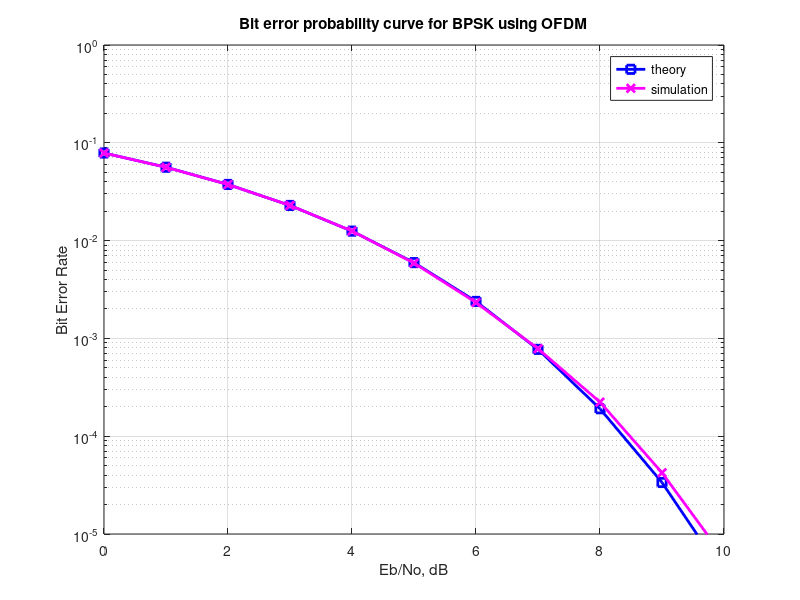

Write MATLAB code to recreate this figure.
clear all
nFFT = 64; % fft size
nDSC = 52; % number of data subcarriers
nBitPerSym = 52; % number of bits per OFDM symbol (same as the number of subcarriers for BPSK)
nSym = 10^4; % number of symbols
EbN0dB = [0:10]; % bit to noise ratio
EsN0dB = EbN0dB + 10*log10(nDSC/nFFT) + 10*log10(64/80); % converting to symbol to noise ratio
for ii = 1:length(EbN0dB)
% Transmitter
ipBit = rand(1,nBitPerSym*nSym) > 0.5; % random 1's and 0's
ipMod = 2*ipBit-1; % BPSK modulation 0 --> -1, 1 --> +1
ipMod = reshape(ipMod,nBitPerSym,nSym).'; % grouping into multiple symbolsa
% Assigning modulated symbols to subcarriers from [-26 to -1, +1 to +26]
xF = [zeros(nSym,6) ipMod(:,[1:nBitPerSym/2]) zeros(nSym,1) ipMod(:,[nBitPerSym/2+1:nBitPerSym]) zeros(nSym,5)] ;
% Taking FFT, the term (nFFT/sqrt(nDSC)) is for normalizing the power of transmit symbol to 1
xt = (nFFT/sqrt(nDSC))*ifft(fftshift(xF.')).';
% Appending cylic prefix
xt = [xt(:,[49:64]) xt];
% Concatenating multiple symbols to form a long vector
xt = reshape(xt.',1,nSym*80);
% Gaussian noise of unit variance, 0 mean
nt = 1/sqrt(2)*[randn(1,nSym*80) + j*randn(1,nSym*80)];
% Adding noise, the term sqrt(80/64) is to account for the wasted energy due to cyclic prefix
yt = sqrt(80/64)*xt + 10^(-EsN0dB(ii)/20)*nt;
% Receiver
yt = reshape(yt.',80,nSym).'; % formatting the received vector into symbols
yt = yt(:,[17:80]); % removing cyclic prefix
% converting to frequency domain
yF = (sqrt(nDSC)/nFFT)*fftshift(fft(yt.')).';
yMod = yF(:,[6+[1:nBitPerSym/2] 7+[nBitPerSym/2+1:nBitPerSym] ]);
% BPSK demodulation
% +ve value --> 1, -ve value --> -1
ipModHat = 2*floor(real(yMod/2)) + 1;
ipModHat(find(ipModHat>1)) = +1;
ipModHat(find(ipModHat<-1)) = -1;
% converting modulated values into bits
ipBitHat = (ipModHat+1)/2;
ipBitHat = reshape(ipBitHat.',nBitPerSym*nSym,1).';
% counting the errors
nErr(ii) = size(find(ipBitHat - ipBit),2);
end
simBer = nErr/(nSym*nBitPerSym);
theoryBer = (1/2)*erfc(sqrt(10.^(EbN0dB/10)));
close all; 
figure(1);
semilogy(EbN0dB,theoryBer,'bs-','LineWidth',2);
hold on
semilogy(EbN0dB,simBer,'mx-','LineWidth',2);
axis([0 10 10^-5 1])
grid on
legend('theory', 'simulation');
xlabel('Eb/No, dB')
ylabel('Bit Error Rate')
title('Bit error probability curve for BPSK using OFDM')